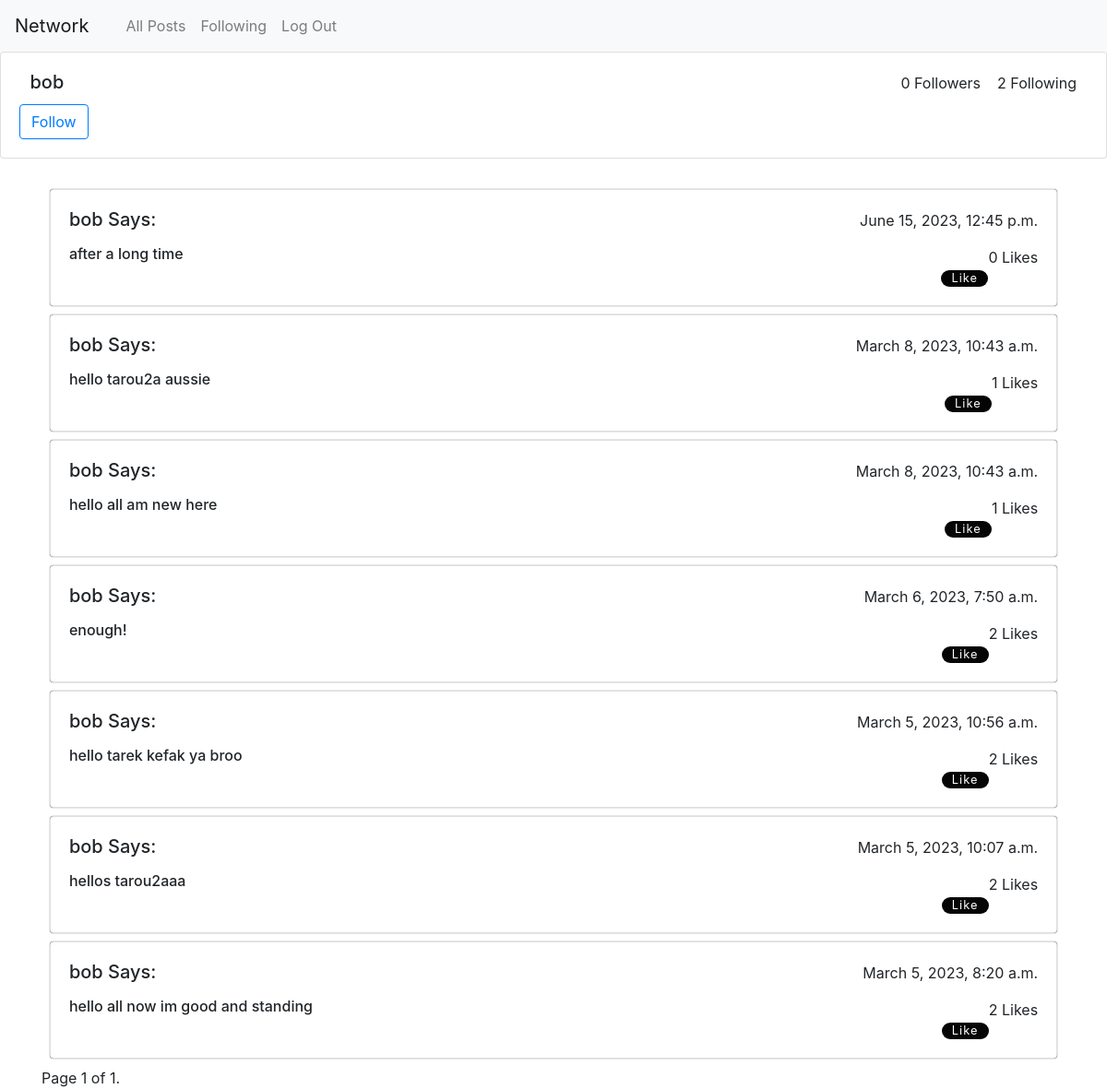
The page /1 on the database its author committed.
### network/models.py (models this page shows, shortened)
class User(AbstractUser):
    followers = models.ManyToManyField('self', symmetrical=False, blank=True, related_name="user_followers")
    def count_followers(self):
        return self.followers.count()
    def count_following(self):
        return User.objects.filter(followers=self).count()

class post(models.Model):
     user = models.ForeignKey(User, on_delete=models.CASCADE, related_name="user_post")
     body = models.TextField(blank=False)
     timestamp = models.DateTimeField(auto_now_add=True)
     user_likes = models.ManyToManyField(User, blank=True, related_name="user_like")

### network/views.py (the view)
# urls.py: path("<int:userid>", views.user_page,name="user_page"),
@csrf_exempt
def user_page(request,userid):
        if request.method=="POST":
            targetuser = User.objects.get(pk=userid)
            all_user_posts = targetuser.user_post.order_by("-timestamp").all()
            ptr = Paginator(all_user_posts,10)
            page_number = request.GET.get('page')
            page_obj = ptr.get_page(page_number)
            return render(request, "network/userpage.html",{
                        "page_obj":page_obj,
                        "user": targetuser,
                    })
        else:
            targetuser = User.objects.get(pk=userid)
            all_user_posts = targetuser.user_post.order_by("-timestamp").all()
            ptr = Paginator(all_user_posts,10)
            page_number = request.GET.get('page')
            page_obj = ptr.get_page(page_number)
            return render(request, "network/userpage.html",{
                        "page_obj":page_obj,
                        "user": targetuser,
                    })

### network/templates/network/userpage.html (shortened to what this page needs)
{% extends "network/layout.html" %}
{% load static %}
{% block body %}
<div class="card">
    <div class="card-body" style="width: 99%;">
      <div class="card-title"><h5 style="float:right;">
        <small>{{user.count_followers}} Followers &nbsp</small><small>&nbsp {{user.count_following}} Following</small> </h5>
        <h5 class="card-content" style="margin-left: 1%;">{{user.username}}</h5>
        </div>
       {%if request.user != user%}
        {%if request.user in user.followers.all%}
            <button id="follow_un" class="btn btn-outline-danger" onclick="follow_manage(this.value)" value="{{user.id}}">Unfollow</button>
            {%else%}
            <button id="follow_un" class="btn btn-outline-primary" onclick="follow_manage(this.value)" value="{{user.id}}">Follow</button>
        {%endif%}
      {%endif%}
    </div>
  </div>
    <br>
  <div class="container-lg">
    {%for posts in page_obj%}
        <div class="post_li card">
            <div class="card-body">
                <div class="card-title"><h5 style="float:right;"><small>{{posts.timestamp}}</small></h5><h5 class="card-content">
                    <p>{{posts.user}}</a> Says:</p>
                    <h5  class="card-content" style="float:right;"><small><span class="like_c">{{posts.user_likes.count}}</span> Likes</small></h5>
                </div>
                    <h6 class="card-text">{{posts.body}}</h6>
                    <div style="float:right;">
                        {%if request.user in posts.user_likes.all%}
                            <div class="heart-btn">
                                <input class="check-input" onclick="unlike(this)" data-id="{{posts.id}}"  type="checkbox" checked/>
                                <button class="like-btn"><span>Like</span></button>
                            </div>
                            {%else%}
                            <div class="heart-btn">
                                <button class="like-btn"><span>Like</span></button>
                            </div>
                        {%endif%}
                    </div>
            </div>
        </div>
  {%endfor%}
        <div class="pagination">
            <span class="step-links">
                <span class="current">
                    Page {{ page_obj.number }} of {{ page_obj.paginator.num_pages }}.
                </span>
            </span>
        </div>
  </div>
{%endblock%}

### network/templates/network/layout.html (shortened to what this page needs)
{% load static %}
<!DOCTYPE html>
<html lang="en">
    <head>
        <link rel="stylesheet" href="https://stackpath.bootstrapcdn.com/bootstrap/4.4.1/css/bootstrap.min.css">
        <link href="{% static 'network/styles.css' %}" rel="stylesheet">
    </head>
    <body>
        <nav class="navbar navbar-expand-lg navbar-light bg-light">
            <a class="navbar-brand" href="#">Network</a>
            <div>
              <ul class="navbar-nav mr-auto">
                {% if user.is_authenticated %}
                    <li class="nav-item">
                        <a class="nav-link" href="#"><strong>{{ request.user.username }}</strong></a>
                    </li>
                {% endif %}
                <li class="nav-item">
                  <a class="nav-link" href="{% url 'index' %}">All Posts</a>
                </li>
                {% if user.is_authenticated %}
                    <li class="nav-item">
                        <a class="nav-link" href="{% url 'following' %}">Following</a>
                    </li>
                    <li class="nav-item">
                        <a class="nav-link" href="{% url 'logout' %}">Log Out</a>
                    </li>
                {% endif %}
              </ul>
            </div>
          </nav>
        <div class="body">
            {% block body %}
            {% endblock %}
        </div>
    </body>
</html>

### network/static/network/styles.css (style rules this page uses)
.post_li { margin: 0.8%; list-style-type: none; box-shadow: 0 0 1px rgb(0, 0, 0); transition: ease-in 280ms; }
.heart-btn { width: 4em; height: 1.4em; position: relative; font-size: 0.8em; }
.like-btn { background: transparent; border: none; outline: none; color: #fff; letter-spacing: 1px; font-size: 1em; }
.heart-btn .like-btn::before, .heart-btn .like-btn::after { content: ''; position: absolute; top: 0; width: 50%; height: 100%; background-color: #050505; z-index: 0; transition: 0.4s; }
.heart-btn .like-btn::before { left: 0; border-radius: 1em 0 0 1em; }
.heart-btn .like-btn::after { right: 0; border-radius: 0 1em 1em 0; }
.heart-btn span { position: absolute; z-index: 1; top: 50%; left: 50%; transform: translate(-50%,-50%); }

### rows shown on the page
User: count_followers "0", count_following "2", username "bob"
post: timestamp "June 15, 2023, 12:45 p.m.", user "bob", user_likes.count "0", body "after a long time"
post: timestamp "March 8, 2023, 10:43 a.m.", user "bob", user_likes.count "1", body "hello tarou2a aussie"
post: timestamp "March 8, 2023, 10:43 a.m.", user "bob", user_likes.count "1", body "hello all am new here"
post: timestamp "March 6, 2023, 7:50 a.m.", user "bob", user_likes.count "2", body "enough!"
post: timestamp "March 5, 2023, 10:56 a.m.", user "bob", user_likes.count "2", body "hello tarek kefak ya broo"
post: timestamp "March 5, 2023, 10:07 a.m.", user "bob", user_likes.count "2", body "hellos tarou2aaa"
post: timestamp "March 5, 2023, 8:20 a.m.", user "bob", user_likes.count "2", body "hello all now im good and standing"

### other values the page prints
{{ page_obj.number }} "1"
{{ page_obj.paginator.num_pages }} "1"
